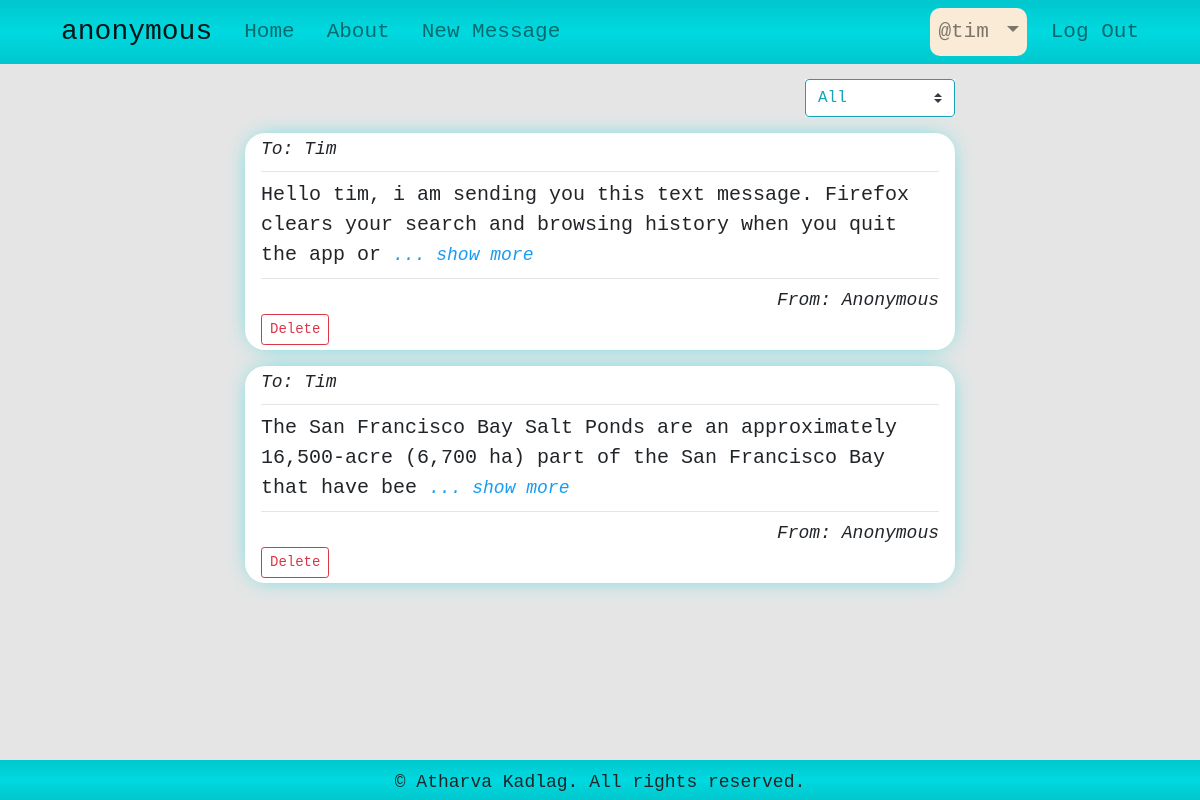
Screenshot of /account/my_messages (signed in) with the database file from the repository.
### anonymous/models.py (models this page shows, shortened)
class Users(db.Model, UserMixin):
    id = db.Column(db.Integer, primary_key=True)
    name = db.Column(db.String(120), nullable=True)
    username = db.Column(db.String(70), unique=True, nullable=False)
    email = db.Column(db.String(120), unique=True, nullable=False)
    password = db.Column(db.String(120), unique=True, nullable=False)
    messages = db.relationship('Messages', backref='sender', lazy=True)

class Messages(db.Model):
    id = db.Column(db.Integer, primary_key=True)
    receiver = db.Column(db.String(300), nullable=True)
    content = db.Column(db.Text, nullable=False)
    user_id = db.Column(db.Integer, db.ForeignKey('users.id'), default=1)

### anonymous/users/routes.py (the view, shortened to what this page needs)
@users.route("/account/my_messages", methods=['POST', 'GET'])
@login_required
def user_messages():
    form = FilterMessagesForm()
    delete_message_form = DeleteMessageForm()
    sent_messages = models.Messages.query.filter_by(user_id=current_user.id).all()
    received_messages = models.Messages.query.filter_by(receiver=current_user.username).all()
    all_messages = list(received_messages)
    messages = all_messages
    if form.msg_filter.data == 'Sent':
        messages = sent_messages
    if form.msg_filter.data == 'Received':
        messages = received_messages
    return render_template('user_posts.html', form=form, delete_message_form=delete_message_form, messages=messages)

### anonymous/messages/forms.py
class FilterMessagesForm(FlaskForm):
    msg_filter = SelectField('Filter Messages:', choices=[(
        'all', 'All'), ('sent', 'Sent'), ('received', 'Received')])

class DeleteMessageForm(FlaskForm):
    msg_id = HiddenField("msg_id")
    submit = SubmitField("Delete")

### anonymous/models.py (called while the page is built)
@login_manager.user_loader
def load_user(id):
    return Users.query.get(id)

### anonymous/templates/user_posts.html (shortened to what this page needs)
{% extends 'base.html' %}
{% block content %}
<div class="col-md-8 offset-md-2">
    <form class="filter_form" action="" method="POST">
        {{form.msg_filter(class='custom-select', onchange='this.form.submit()')}}
    </form>
    {% for message in messages %}
    {% set id = message.id %}
    <div class='message'>
        <div id='info'>
            To: {{ message.receiver.capitalize() }}
        </div>
        <hr>
        <div id='content'>
            {{ message.content[:120] }}
            {% if message.content|length > 120 %}
            <span onclick="show_more({{id}})" id="showMore{{id}}">... show more</span>
            {% endif %}
        </div>
        <hr>
        <div id='info' class='sender'>
            From: {{message.sender.name.capitalize()}}
        </div>
        <form class="delete_message_form" action="" method="POST">
            {{delete_message_form.submit(class='btn btn-sm btn-outline-danger')}}
        </form>
    </div>
    {% endfor %}
</div>
{% endblock content %}

### anonymous/templates/base.html (shortened to what this page needs)
<!DOCTYPE html>
<html>
<head>
    <link rel="stylesheet" type="text/css" href="{{url_for('static', filename='css/bootstrap.min.css')}}">
    <link rel="stylesheet" type="text/css" href="{{url_for('static', filename='css/main.css')}}">
</head>
<body>
    <nav class="navbar navbar-expand-lg navbar-light bg-light">
        <div class="container">
            <a class="navbar-brand" href="{{ url_for('main.home') }}">anonymous</a>
            <div class="collapse navbar-collapse" id="navbarSupportedContent">
                <ul class="navbar-nav mr-auto">
                    <li class="nav-item">
                        <a class="nav-link" href="{{ url_for('main.home') }}">Home</a>
                    </li>
                    <li class="nav-item">
                        <a class="nav-link" href="{{ url_for('main.about') }}">About</a>
                    </li>
                    <li class="nav-item">
                        <a class="nav-link" href="{{ url_for('messages.new_message') }}">New Message</a>
                    </li>
                </ul>
                <ul class="navbar-nav ml-auto">
                    {% if current_user.is_authenticated %}
                    <li class="nav-item dropdown">
                        <a class="nav-link dropdown-toggle" href="#" id="navbarDropdown" role="button" data-toggle="dropdown" aria-haspopup="true" aria-expanded="false">
                            @{{current_user.username}}
                        </a>
                    </li>
                    <li class="nav-item">
                        <a class="nav-link" href="{{ url_for('users.logout') }}">Log Out</a>
                    </li>
                    {% endif %}
                </ul>
            </div>
        </div>
    </nav>
    <div class="container">
        {% block content %}
        {% endblock %}
    </div>
    <div id="footer">
        &copy; Atharva Kadlag. All rights reserved.
	</div>
</body>
</html>

### anonymous/static/css/main.css (style rules this page uses)
body { background-color: #0000001a; font-size: 20px; }
.dropdown-menu, .bg-light, #footer { background: rgb(0,199,205); background: linear-gradient(180deg, rgba(0,199,205,1) 0%, rgba(0,217,224,1) 50%, rgba(0,199,205,1) 100%); }
.navbar-light { font-family: monospace; font-size: 1.5em; }
.nav-item, .dropdown-item { border-radius: 1rem; }
.dropdown-toggle { max-width: 200px; overflow: hidden; background-color: rgb(250, 235, 215); }
.message { margin: 1rem auto; padding: 0.2rem 1rem; background-color: #fff; border-radius: 20px; -webkit-box-shadow: 0px 0px 25px -9px rgba(0,217,224,1); -moz-box-shadow: 0px 0px 25px -9px rgba(0,217,224,1); box-shadow: 0px 0px 25px -9px rgba(0,217,224,1); }
#content { font-size: 1em; }
#info { font-size: 0.9em; font-style: italic; }
.sender { text-align: right; }
[id^="showMore"], [id^="showLess"] { font-size: 0.9em; font-style: italic; color: rgb(23, 155, 243); }
.custom-select { color: #17a2b8; border-color: #17a2b8 }
#footer { position: fixed; bottom:0; height: 40px; width: 100%; text-align: center; padding: 0.5em 0 0.5em 0; font-size: 0.9em; }
form { background: white; padding: 1em; margin: 1em; }
.delete_message_form { padding: 0; margin: 0; padding-bottom: 0; margin-bottom: 2px; margin-right: 0; }
.filter_form { width: 150px; margin: 0; padding: 0; margin-left: auto; margin-top: 15px; background-color: none; }
a { margin-left: 3px; }

### rows the page displays
Users: username "tim"
Messages: receiver "Tim", content "Hello tim, i am sending you this text message. Firefox clears your search and browsing history when you quit the app or", sender.name "Anonymous"
Messages: receiver "Tim", content "The San Francisco Bay Salt Ponds are an approximately 16,500-acre (6,700 ha) part of the San Francisco Bay that have bee", sender.name "Anonymous"
